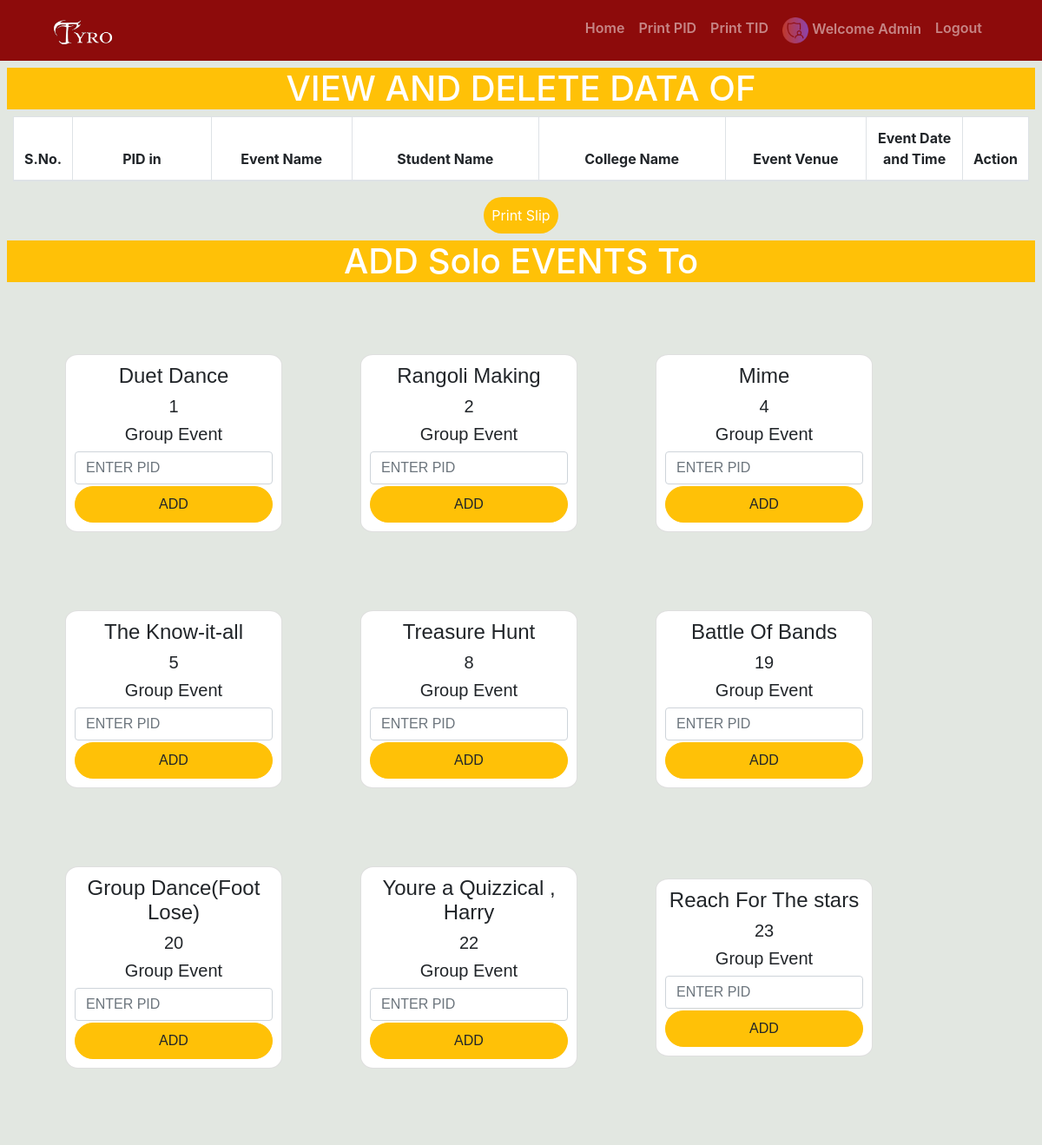
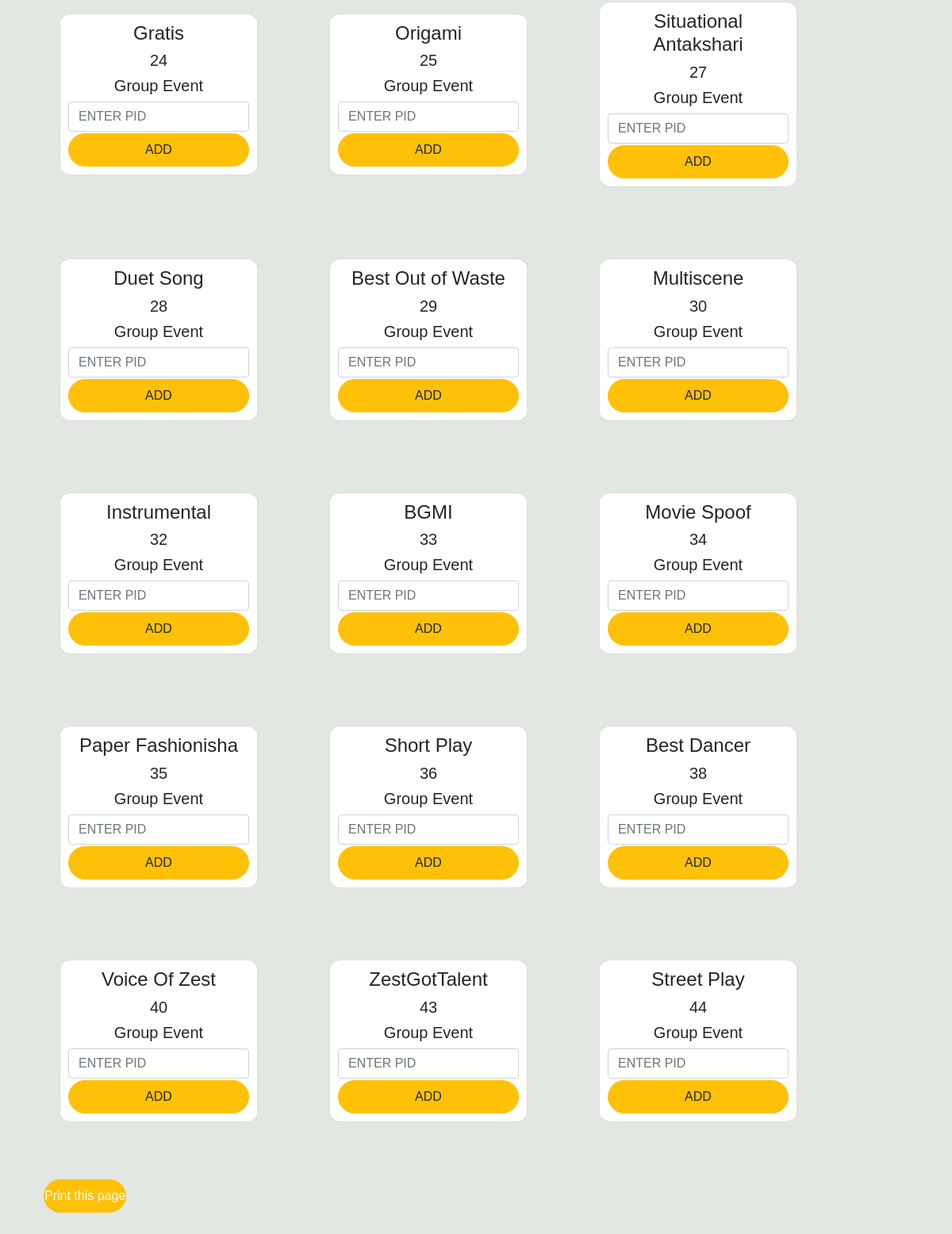
Page /regportal/admin/register_event_team.php on the committed database (2 pictures, top to bottom).
### tables this page shows
CREATE TABLE `sign` (
  `id` int(10) NOT NULL,
  `name` varchar(25) NOT NULL,
  `username` varchar(25) NOT NULL,
  `password` varchar(25) NOT NULL,
  `level` varchar(20) NOT NULL
);

CREATE TABLE `events` (
  `sln` int(100) NOT NULL,
  `eid` int(100) NOT NULL,
  `event_name` varchar(250) DEFAULT NULL,
  `event_start_time` time(6) NOT NULL,
  `event_end_time` time(6) NOT NULL,
  `event_date` date NOT NULL,
  `pid` varchar(12) DEFAULT NULL,
  `event_venue` varchar(250) DEFAULT NULL,
  `event_type` varchar(250) DEFAULT NULL,
  `event_reg` int(100) NOT NULL
);

### regportal/admin/register_event_team.php (the view, shortened to what this page needs)
<?php include('includes/head.php')?>
<?php include('connection.php')?>
<?php
 $sql = mysqli_query($con,"SELECT * FROM events WHERE  event_type = 'group' ");
?>
<body>
  <?php include('includes/navbar.php')?>
  <h1 class="bg-warning m-2" style="color:#fff">VIEW AND DELETE DATA OF <?php echo $_SESSION['tid'];?></h1>
  <div class="col-md-12">
    <table class="table table-bordered table-hover bg-white">
      <thead>
        <tr>
        <th scope="col" style="width:5%">S.No.</th>
        <th scope="col" style="width:15%">PID in <?php echo $_SESSION['tid'];?> </th>
        <th scope="col" style="width:15%">Event Name </th>
        <th scope="col" style="width:20%">Student  Name </th>
        <th scope="col" style="width:20%">College  Name </th>
          <th scope="col" style="width:15%">Event Venue </th>
          <th scope="col" style="width:15%">Event Date and Time </th>
          <th scope="col" style="width:15%">Action </th>
        </tr>
      </thead>
    </table>
  </div>
  <form>
        <a href="print_tid_slip.php" class="btn btn-color serach-btn p-2">Print Slip</a>
      </form>
  <h1 class="bg-warning m-2" style="color:#fff" >ADD Solo EVENTS To <?php echo $_SESSION['tid']; ?></h1>
  <section>
    <?php
while ($row = mysqli_fetch_assoc($sql)) {
?>
    <form method="POST">
      <div class="card text-center">
        <h3><?php echo $row['event_name'] ?></h3>
        <h5><?php echo $row['eid'] ?></h5>
        <h5><?php echo $row['event_type']," Event" ?></h5>
        <input type = "text" class="form-control" placeholder="ENTER PID" name="pid_to_tid">
        <input type="submit" class="btn btn-warning" value="ADD" name="add_event">
      </div>
    </form>
    <?php
}
?>
 <form>
        <input class="btn btn-color serach-btn " type="button" value="Print this page" onClick="window.print()">
      </form>

### regportal/admin/includes/navbar.php (shortened to what this page needs)
<?php include('../connection.php')?>
<?php
$qy1 ='SELECT * from sign';
$rst1 = mysqli_query($con,$qy1);
$level1 = mysqli_fetch_assoc($rst1);
?>
<div class="concontainer-fluid nav_bg px-0 fixed-top">
  <div class="container">
  <div class="row">
    <div class="col-md-12 py-1">
      <nav class="navbar navbar-expand-lg navbar-dark">
        <a class="navbar-brand" href="#">
          <img src="../assets/images/tyro.png" alt="" width="70" height="30"
            class="d-inline-block align-text-top">
        </a>
        <div class="collapse navbar-collapse" id="navbarSupportedContent">
          <ul class="navbar-nav ml-auto ">
            <li class="nav-item">
              <a href="index.php" class="nav-link">Home</a>
            </li>
            <li class="nav-item">
              <a href="find_pid.php" class="nav-link">Print PID</a>
            </li>
            <li class="nav-item">
              <a href="find_tid.php" class="nav-link">Print TID</a>
            </li>
            <li class="nav-item">
              <a class="nav-link " href="profile.php" > <img width="30px"src="images/<?php echo $level1['level']; ?>.png"> Welcome <?php echo $level1['level']; ?> </a>
            </li>
            <li class="nav-item">
              <a href="logout.php" class="nav-link">Logout</a>
            </li>
          </ul>
        </div>
      </nav>
    </div>
  </div>
  </div>
</div>

### regportal/admin/css/style.css (style rules this page uses)
:root { --theme: #8d0b0b; --bgcolor: #126364; --yellow: r; }
body { background: #E2E7E1; min-height: 100vh; }
.nav_bg { background-color: var(--theme); }
.btn { width: 130px; padding: 8px 0; border-radius: 25px; background-color: #ffc107; }

### regportal/admin/includes/head.php (style rules this page uses)
body { padding-top: 70px; }

### regportal/admin/register_event_team.php (style rules this page uses)
body { text-align: center; font-weight: 600; }
section { display: flex; align-items: center; flex-wrap: wrap; gap: 50px; padding: 55px; min-height: 100vh; font-family: sans-serif; }
.btn { flex-wrap: wrap; width: auto; margin-top: 2px; }
.card { width: 250px; height: auto; padding: 10px; border-radius: 6%; text-align: center; margin: 20px; }
h3 { font-size: 1.5rem; }

### rows in the picture
sign: level (picture), level "Admin"
events: event_name "Duet Dance", eid "1", event_type "Group"
events: event_name "Rangoli Making", eid "2", event_type "Group"
events: event_name "Mime", eid "4", event_type "Group"
events: event_name "The Know-it-all", eid "5", event_type "Group"
events: event_name "Treasure Hunt", eid "8", event_type "Group"
events: event_name "Battle Of Bands", eid "19", event_type "Group"
events: event_name "Group Dance(Foot Lose)", eid "20", event_type "Group"
events: event_name "Youre a Quizzical , Harry", eid "22", event_type "Group"
events: event_name "Reach For The stars", eid "23", event_type "Group"
events: event_name "Gratis", eid "24", event_type "Group"
events: event_name "Origami", eid "25", event_type "Group"
events: event_name "Situational Antakshari", eid "27", event_type "Group"
events: event_name "Duet Song", eid "28", event_type "Group"
events: event_name "Best Out of Waste", eid "29", event_type "Group"
events: event_name "Multiscene", eid "30", event_type "Group"
events: event_name "Instrumental", eid "32", event_type "Group"
events: event_name "BGMI", eid "33", event_type "Group"
events: event_name "Movie Spoof", eid "34", event_type "Group"
events: event_name "Paper Fashionisha", eid "35", event_type "Group"
events: event_name "Short Play", eid "36", event_type "Group"
events: event_name "Best Dancer", eid "38", event_type "Group"
events: event_name "Voice Of Zest", eid "40", event_type "Group"
events: event_name "ZestGotTalent", eid "43", event_type "Group"
events: event_name "Street Play", eid "44", event_type "Group"
